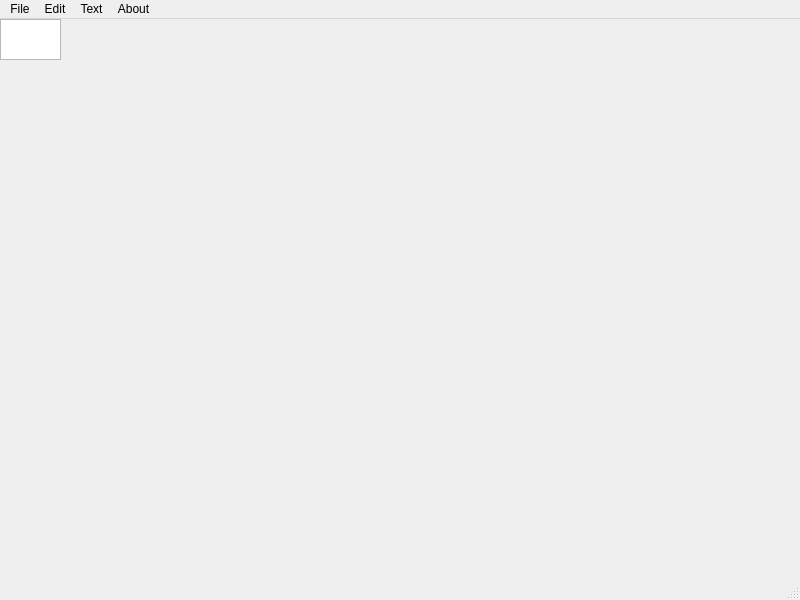
<?xml version="1.0" encoding="UTF-8"?>
<ui version="4.0">
 <class>Katelleya</class>
 <widget class="QMainWindow" name="Katelleya">
  <property name="geometry">
   <rect>
    <x>0</x>
    <y>0</y>
    <width>800</width>
    <height>600</height>
   </rect>
  </property>
  <property name="windowTitle">
   <string>Katelleya</string>
  </property>
  <widget class="QWidget" name="centralwidget">
   <widget class="QTextEdit" name="textEdit">
    <property name="geometry">
     <rect>
      <x>0</x>
      <y>0</y>
      <width>61</width>
      <height>41</height>
     </rect>
    </property>
   </widget>
  </widget>
  <widget class="QMenuBar" name="menubar">
   <property name="geometry">
    <rect>
     <x>0</x>
     <y>0</y>
     <width>800</width>
     <height>22</height>
    </rect>
   </property>
   <widget class="QMenu" name="menuFile">
    <property name="title">
     <string>File</string>
    </property>
    <addaction name="actionNew"/>
    <addaction name="actionOpen"/>
    <addaction name="actionSave"/>
    <addaction name="actionSave_as"/>
    <addaction name="actionExit"/>
   </widget>
   <widget class="QMenu" name="menuEdit">
    <property name="title">
     <string>Edit</string>
    </property>
    <addaction name="actionCopy"/>
    <addaction name="actionPaste"/>
    <addaction name="actionCut"/>
   </widget>
   <widget class="QMenu" name="menuText">
    <property name="title">
     <string>Text</string>
    </property>
    <addaction name="actionBold"/>
    <addaction name="actionItalic"/>
   </widget>
   <widget class="QMenu" name="menuAbout">
    <property name="title">
     <string>About</string>
    </property>
    <addaction name="actionHelp"/>
    <addaction name="actionAbout"/>
   </widget>
   <addaction name="menuFile"/>
   <addaction name="menuEdit"/>
   <addaction name="menuText"/>
   <addaction name="menuAbout"/>
  </widget>
  <widget class="QStatusBar" name="statusbar"/>
  <action name="actionNew">
   <property name="text">
    <string>New Document</string>
   </property>
  </action>
  <action name="actionOpen">
   <property name="text">
    <string>Open</string>
   </property>
  </action>
  <action name="actionSave">
   <property name="text">
    <string>Save</string>
   </property>
  </action>
  <action name="actionSave_as">
   <property name="text">
    <string>Save As</string>
   </property>
  </action>
  <action name="actionExit">
   <property name="text">
    <string>Exit</string>
   </property>
  </action>
  <action name="actionCopy">
   <property name="text">
    <string>Copy</string>
   </property>
  </action>
  <action name="actionPaste">
   <property name="text">
    <string>Paste</string>
   </property>
  </action>
  <action name="actionBold">
   <property name="checkable">
    <bool>true</bool>
   </property>
   <property name="text">
    <string>Bold</string>
   </property>
  </action>
  <action name="actionItalic">
   <property name="checkable">
    <bool>true</bool>
   </property>
   <property name="text">
    <string>Italic</string>
   </property>
  </action>
  <action name="actionHelp">
   <property name="text">
    <string>Help</string>
   </property>
  </action>
  <action name="actionAbout">
   <property name="text">
    <string>About</string>
   </property>
  </action>
  <action name="actionCut">
   <property name="text">
    <string>Cut</string>
   </property>
  </action>
 </widget>
 <resources/>
 <connections/>
</ui>
